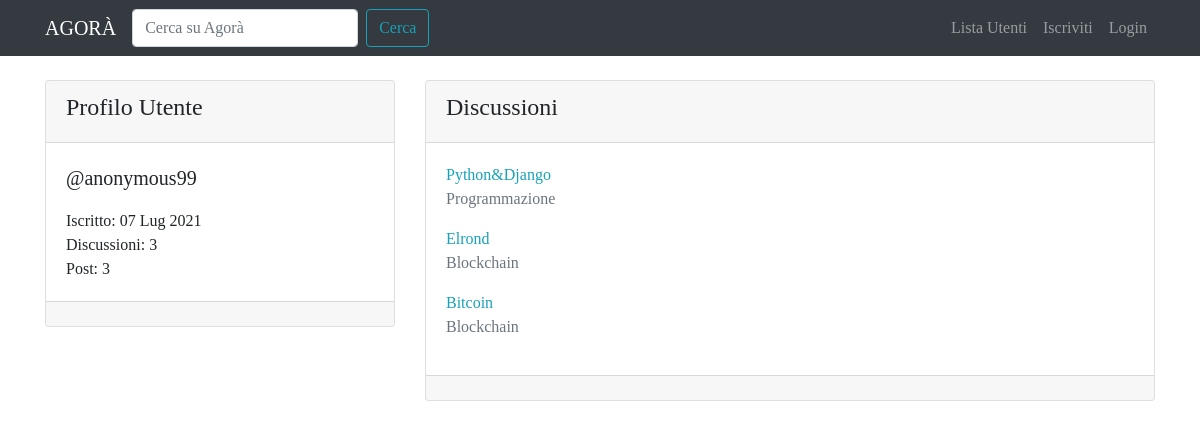
/user/anonymous99/, run on the app's committed database.
### forum/models.py (models this page shows, shortened)
class BaseModel(models.Model):
    objects = models.Manager()
    class Meta:
        abstract = True

class Discussion(BaseModel):
    title = models.CharField(max_length=120)
    creation_date = models.DateTimeField(auto_now_add=True)
    discussion_author = models.ForeignKey(User, on_delete=models.CASCADE, related_name='discussions')
    discussion_section = models.ForeignKey(Section, on_delete=models.CASCADE)
    def get_absolute_url(self):
        return reverse('discussion_view', kwargs={'pk': self.pk})
    class Meta:
        verbose_name = 'Discussione'
        verbose_name_plural = 'Discussioni'
        ordering = ['creation_date']

class Section(BaseModel):
    name = models.CharField(max_length=80)
    description = models.CharField(max_length=150, blank=True, null=True)
    logo = models.ImageField(blank=True, null=True, default='image_empty.png')
    def __str__(self):
        return self.name
    class Meta:
        verbose_name = 'Sezione'
        verbose_name_plural = 'Sezioni'
        ordering = ['name']

### core/views.py (the view)
# urls.py: path('user/<slug:username>/', views.user_profile_view, name='user_profile'),
def user_profile_view(request, username):
    user = get_object_or_404(User, username=username)
    user_discussions = Discussion.objects.filter(discussion_author=user).order_by('-pk')
    context = {
        'user': user,
        'user_discussions': user_discussions
    }
    return render(request, "core/user_profile_it.html", context)

### core/templates/core/user_profile_it.html (shortened to what this page needs)
{% extends 'base.html' %}
{% block content %}
  <div class="row mt-3">
    <div class="col-lg-4 col-12">
      <div class="card my-2">
        <div class="card-header">
          <h4>{% if request.user == user %}Il tuo {% endif %} Profilo Utente</h4>
        </div>
        <div class="card-body">
          <p class="lead">@{{ user }}</p>
          <p class="mb-0">Iscritto: {{ user.date_joined|date:'d M Y' }}</p>
          <p class="mb-0">Discussioni: {{ user.discussions.count }}</p>
          <p class="mb-0">Post: {{ user.posts.count }}</p>
        </div>
        <div class="card-footer"></div>
      </div>
    </div>
    <div class="col-lg-8 col-12">
      <div class="card my-2">
        <div class="card-header">
          <h4>Discussioni</h4>
        </div>
        <div class="card-body">
          {% for discussion in user_discussions %}
            <a href="{{ discussion.get_absolute_url }}">{{ discussion.title }}</a>
            <p class="text-muted">{{ discussion.discussion_section }}</p>
          {% empty %}
            {% if request.user != user %}
              <p>{{ user }} non ha creato alcuna discussione!</p>
            {% else %}
              <p>Non hai creato alcuna discussione! Inizia Subito!</p>
            {% endif %}
          {% endfor %}
        </div>
        <div class="card-footer"></div>
      </div>
    </div>
  </div>
{% endblock %}

### static-storage/css/agora.css (style rules this page uses)
body { font-family: 'Slabo 27px', serif; }
a, a:hover { color: #17a2b8; }

### data on the page
Discussion: title "Python&Django", discussion_section "Programmazione"
Discussion: title "Elrond", discussion_section "Blockchain"
Discussion: title "Bitcoin", discussion_section "Blockchain"

### other printed values
{{ user }} "anonymous99"
{{ user.date_joined|date:'d M Y' }} "07 Lug 2021"
{{ user.discussions.count }} "3"
{{ user.posts.count }} "3"
